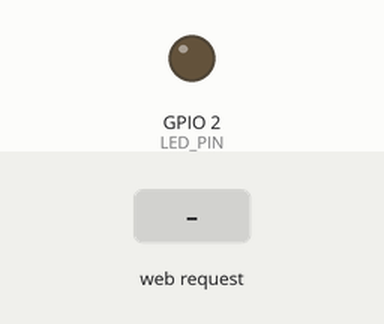
A program run on a simulated ESP32. On the bench: output pins drawn as LEDs (lit = HIGH). The inputs (shaded band) are chosen by the test bench. WiFi joins after 1.5 s; servers stay silent unless stated; what the program prints to the serial monitor is not drawn.

Above: at 2.7 s.
2.8 s: HTTP request GET /on received
At 3.8 s:
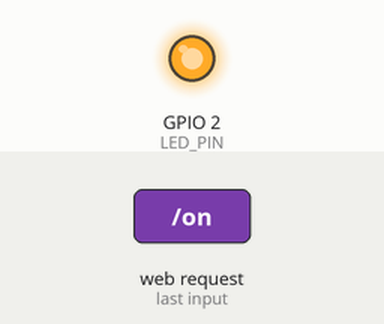
4.3 s: HTTP request GET /brightness?value=120 received
At 4.9 s:
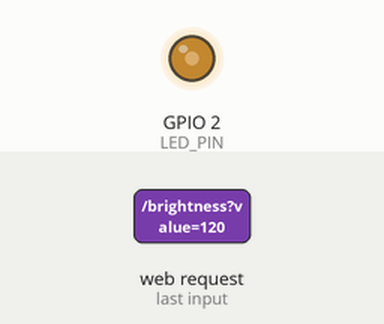
5.8 s: HTTP request GET /on?value=1 received
At 6.1 s:
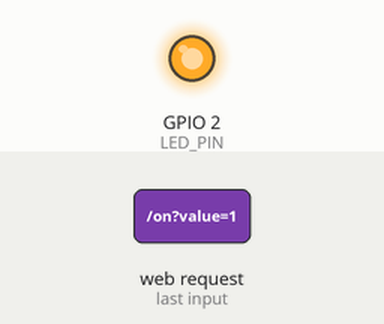
7.3 s: HTTP request GET /off received
At 8.4 s:
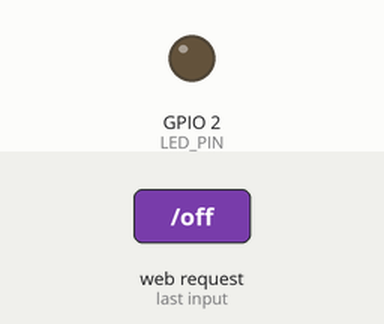
8.8 s: HTTP request GET /on?value=0 received
At 9.6 s:
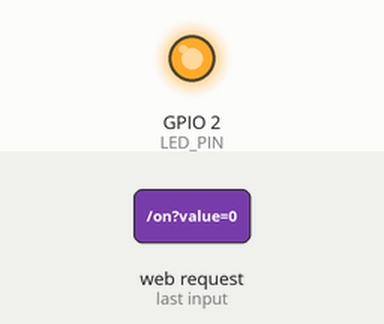
10.3 s: HTTP request GET /off?value=1 received
At 10.7 s:
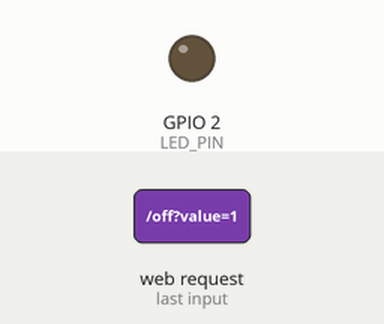
Timing chart, 0 to 12.8 s (numbered marks = the images above; inputs shaded):
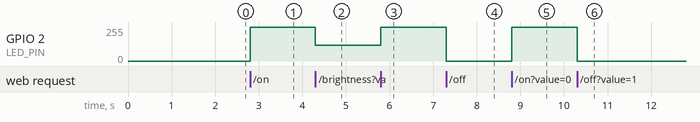

The program:

main.cpp
```cpp
#include <Arduino.h>
#include <WiFi.h>
#include <WebServer.h>

const char* ssid = "Ritwin's S24";
const char* password = "123456788";

const int LED_PIN = 2;

// PWM Settings
const int PWM_CHANNEL = 0;
const int PWM_FREQ = 5000;
const int PWM_RESOLUTION = 8; // 0-255

WebServer server(80);

void handleRoot()
{
    String page = R"rawliteral(

<!DOCTYPE html>
<html>

<head>

<meta name="viewport" content="width=device-width, initial-scale=1">

<title>ESP32 Smart LED</title>

<style>

*{
margin:0;
padding:0;
box-sizing:border-box;
font-family:Arial,sans-serif;
}

body{

background:#111827;

display:flex;
justify-content:center;
align-items:center;

height:100vh;

color:white;

}

.container{

background:#1f2937;

padding:30px;

border-radius:20px;

width:90%;
max-width:420px;

text-align:center;

box-shadow:0 0 25px rgba(0,0,0,0.5);

}

h1{

margin-bottom:15px;

color:#60a5fa;

}

.status{

width:20px;
height:20px;

border-radius:50%;

background:red;

margin:15px auto;

box-shadow:0 0 10px red;

transition:0.3s;

}

.brightness{

margin-top:25px;

}

input[type=range]{

width:100%;

margin-top:15px;

}

.value{

margin-top:10px;

font-size:22px;

font-weight:bold;

color:#34d399;

}

.buttons{

margin-top:25px;

display:flex;

justify-content:center;

gap:15px;

}

button{

padding:15px 25px;

border:none;

border-radius:12px;

font-size:18px;

cursor:pointer;

color:white;

transition:0.3s;

}

.on{

background:#10b981;

}

.off{

background:#ef4444;

}

button:hover{

transform:scale(1.05);

}

</style>

</head>

<body>

<div class="container">

<h1>ESP32 LED Control</h1>

<div id="status" class="status"></div>

<div class="brightness">

<h3>Brightness</h3>

<input
type="range"
min="0"
max="255"
value="0"
id="slider"
oninput="updateBrightness(this.value)">

<div class="value" id="value">

0

</div>

</div>

<div class="buttons">

<button
class="on"
onclick="turnOn()">

ON

</button>

<button
class="off"
onclick="turnOff()">

OFF

</button>

</div>

</div>

<script>

function updateBrightness(val){

document.getElementById("value").innerHTML = val;

fetch("/brightness?value=" + val);

if(val > 0){

document.getElementById("status").style.background="#10b981";
document.getElementById("status").style.boxShadow=
"0 0 15px #10b981";

}
else{

document.getElementById("status").style.background="#ef4444";
document.getElementById("status").style.boxShadow=
"0 0 15px #ef4444";

}

}

function turnOn(){

fetch("/on");

document.getElementById("slider").value = 255;
document.getElementById("value").innerHTML = 255;

document.getElementById("status").style.background="#10b981";
document.getElementById("status").style.boxShadow=
"0 0 15px #10b981";

}

function turnOff(){

fetch("/off");

document.getElementById("slider").value = 0;
document.getElementById("value").innerHTML = 0;

document.getElementById("status").style.background="#ef4444";
document.getElementById("status").style.boxShadow=
"0 0 15px #ef4444";

}

</script>

</body>
</html>

)rawliteral";

    server.send(200, "text/html", page);
}

void handleOn()
{
    ledcWrite(PWM_CHANNEL, 255);
    Serial.println("LED ON");

    server.send(200, "text/plain", "ON");
}

void handleOff()
{
    ledcWrite(PWM_CHANNEL, 0);
    Serial.println("LED OFF");

    server.send(200, "text/plain", "OFF");
}

void handleBrightness()
{
    if(server.hasArg("value"))
    {
        int brightness = server.arg("value").toInt();

        brightness = constrain(brightness, 0, 255);

        ledcWrite(PWM_CHANNEL, brightness);

        Serial.print("Brightness: ");
        Serial.println(brightness);
    }

    server.send(200, "text/plain", "OK");
}

void setup()
{
    Serial.begin(115200);

    ledcSetup(
        PWM_CHANNEL,
        PWM_FREQ,
        PWM_RESOLUTION
    );

    ledcAttachPin(
        LED_PIN,
        PWM_CHANNEL
    );

    ledcWrite(PWM_CHANNEL, 0);

    Serial.println();
    Serial.println("Connecting to WiFi...");

    WiFi.begin(ssid, password);

    while(WiFi.status() != WL_CONNECTED)
    {
        delay(500);
        Serial.print(".");
    }

    Serial.println();
    Serial.println("Connected!");

    Serial.print("IP Address: ");
    Serial.println(WiFi.localIP());

    server.on("/", handleRoot);
    server.on("/on", handleOn);
    server.on("/off", handleOff);
    server.on("/brightness", handleBrightness);

    server.begin();

    Serial.println("Web Server Started");
}

void loop()
{
    server.handleClient();
}
```

Measured:
- after the input at 2.8 s, GPIO 2 (LED_PIN): 0/255 → 255/255 at once
- after the input at 4.3 s, GPIO 2 (LED_PIN): 255/255 → 120/255 at once
- after the input at 5.8 s, GPIO 2 (LED_PIN): 120/255 → 255/255 at once
- after the input at 7.3 s, GPIO 2 (LED_PIN): 255/255 → 0/255 at once
- after the input at 8.8 s, GPIO 2 (LED_PIN): 0/255 → 255/255 at once
- after the input at 10.3 s, GPIO 2 (LED_PIN): 255/255 → 0/255 at once
